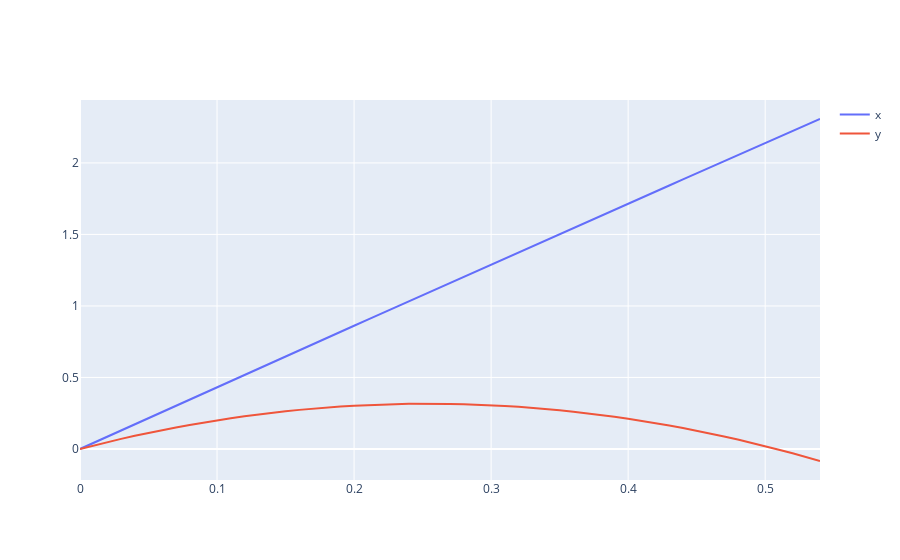

The notebook cell this image was saved under:
### Markdown cell above
#### Рунге-Кутт 2-го порядка
Запустим метод Рунге-Кутты 2-го порядка, построим графики полученных функций.

### Code cell
result2 = RungeKutt2(funcs, t0, initial, h, N)

fig2 = go.Figure()
fig, ax = pyplot.subplots()
for i in range(len(result2[:2])):
    fig2.add_trace(go.Scatter(x=args, y=result2[i], name=lables[i]))
    ax.plot(args, result2[i], label=lables[i])

fig2.show()
ax.legend()
pyplot.show()
